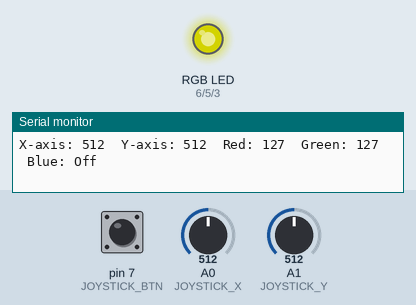
The sketch below on a simulated Arduino Uno, built with avr-gcc and run on an emulated ATmega328P. Parts: an RGB LED mixed from three pins (HIGH = lit), the last lines printed to the serial monitor. Dashed ring = blinking. Inputs (shaded band) come from the test bench; at power-on: pin 7 (JOYSTICK_BTN) HIGH, A0 (JOYSTICK_X) = 512, A1 (JOYSTICK_Y) = 512. Dim RGB values are drawn brighter than linear.

Above: at 1.2 s.
1.3 s: pin 7 (JOYSTICK_BTN) pulled LOW for 1 s
At 1.51 s:
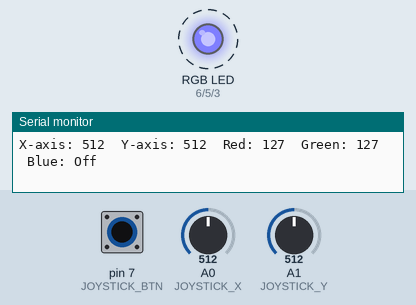
3.8 s: A0 (JOYSTICK_X) set to 122
At 4.5 s:
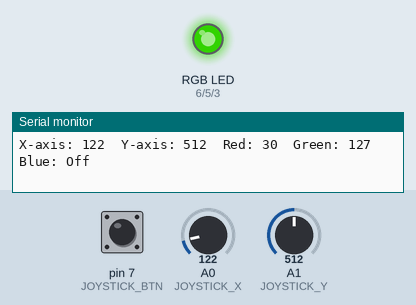
5.3 s: A1 (JOYSTICK_Y) set to 122
At 6.2 s:
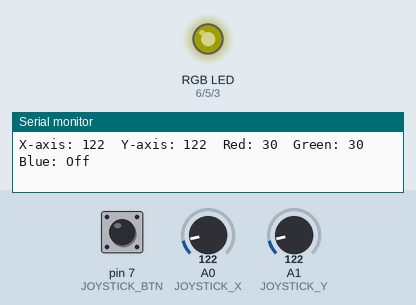
6.8 s: pin 7 (JOYSTICK_BTN) pulled LOW for 0.15 s
At 8.0 s:
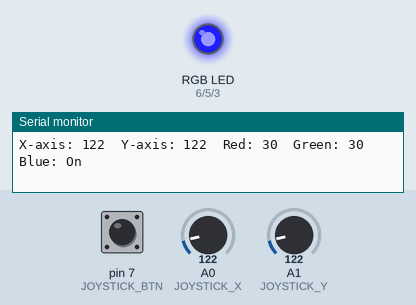
8.4 s: A0 (JOYSTICK_X) set to 0
At 9.6 s:
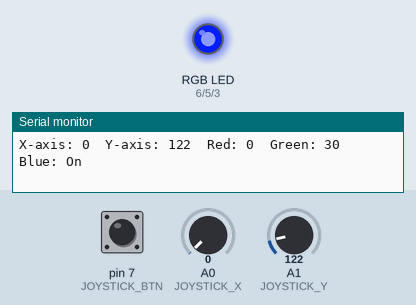
9.9 s: pin 7 (JOYSTICK_BTN) pulled LOW for 3.2 s
At 10.4 s:
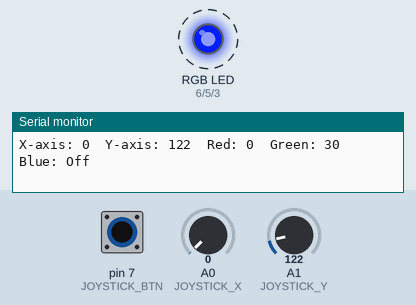
Timing chart, 0 to 14.5 s (numbered marks = the images above; inputs shaded):
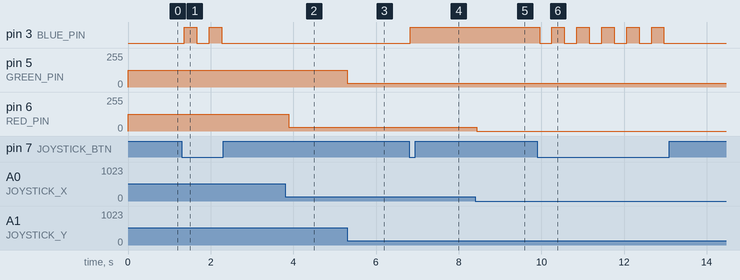

Measured:
- after the input at 1.3 s, pin 3 (BLUE_PIN): alternates HIGH for 0.30 s and LOW for 0.30 s, 4 changes in all, then stays LOW, starting after 0.07 s
- after the input at 3.8 s, pin 6 (RED_PIN): 127/255 → 30/255 after 0.09 s
- after the input at 5.3 s, pin 5 (GREEN_PIN): 127/255 → 30/255 at once
- after the input at 6.8 s, pin 3 (BLUE_PIN): LOW → HIGH at once
- after the input at 8.4 s, pin 6 (RED_PIN): 30/255 → 0/255 at once
- after the input at 9.9 s, pin 3 (BLUE_PIN): alternates HIGH for 0.30 s and LOW for 0.30 s, 11 changes in all, then stays LOW, starting after 0.06 s

The sketch:

180.ino
```cpp
// Define joystick pins for the X, Y axes, and the button
#define JOYSTICK_X A0   // X-axis connected to A0
#define JOYSTICK_Y A1   // Y-axis connected to A1
#define JOYSTICK_BTN 7  // Button connected to digital pin 7

// Define RGB LED pins
#define RED_PIN 6       // Red LED connected to pin 6
#define GREEN_PIN 5     // Green LED connected to pin 5
#define BLUE_PIN 3      // Blue LED connected to pin 3

// Variable to keep track of Blue LED state
bool blueLEDState = false;

void setup() {
  // Initialize joystick button as input with pullup resistor
  pinMode(JOYSTICK_BTN, INPUT_PULLUP);

  // Initialize RGB LED pins as outputs
  pinMode(RED_PIN, OUTPUT);
  pinMode(GREEN_PIN, OUTPUT);
  pinMode(BLUE_PIN, OUTPUT);

  // Start serial communication (optional for debugging)
  Serial.begin(9600);
  Serial.println("Joystick RGB Control Example - DFRobot Accessory Shield");
}

void loop() {
  // Read the analog values for the X and Y axes
  int xValue = analogRead(JOYSTICK_X);
  int yValue = analogRead(JOYSTICK_Y);

  // Map the joystick values (0-1023) to PWM range (0-255)
  int redValue = map(xValue, 0, 1023, 0, 255);
  int greenValue = map(yValue, 0, 1023, 0, 255);

  // Set the brightness of the Red and Green LEDs
  analogWrite(RED_PIN, redValue);
  analogWrite(GREEN_PIN, greenValue);

  // Read the button state (LOW when pressed)
  bool buttonPressed = !digitalRead(JOYSTICK_BTN);

  // If the button is pressed, toggle the Blue LED state
  if (buttonPressed) {
    blueLEDState = !blueLEDState;  // Toggle the Blue LED state
    digitalWrite(BLUE_PIN, blueLEDState ? HIGH : LOW);  // Turn the Blue LED on or off

    // Debounce delay to prevent multiple toggles from one press
    delay(200);
  }

  // Optional: Print joystick and RGB values to the Serial Monitor
  Serial.print("X-axis: ");
  Serial.print(xValue);
  Serial.print("\tY-axis: ");
  Serial.print(yValue);
  Serial.print("\tRed: ");
  Serial.print(redValue);
  Serial.print("\tGreen: ");
  Serial.print(greenValue);
  Serial.print("\tBlue: ");
  Serial.println(blueLEDState ? "On" : "Off");

  // Small delay for smoother output
  delay(100);
}
```
